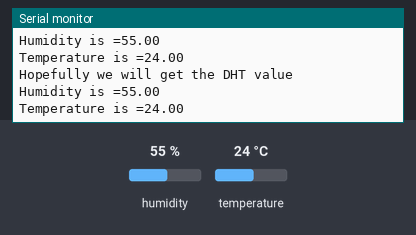
The sketch below on a simulated Arduino Uno, built with avr-gcc and run on an emulated ATmega328P. Parts: the last lines printed to the serial monitor. The test bench sets the inputs (shaded band); at power-on: humidity 55 %, temperature 24 °C.

Above: at 3.3 s.
3.4 s: humidity set to 22 %
At 5.5 s:
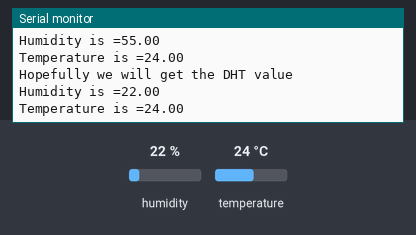
6.7 s: temperature set to 12 °C
At 8.3 s:
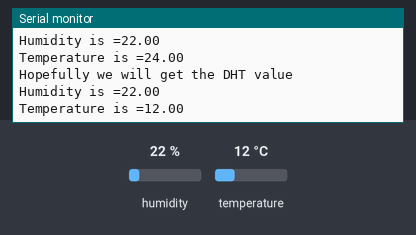
10.0 s: humidity set to 40 %
At 11.1 s:
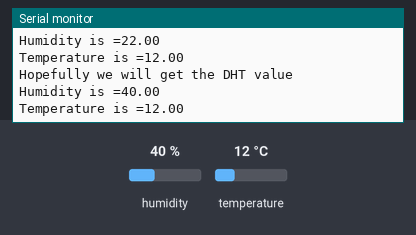
Timing chart, 0 to 13.0 s (numbered marks = the images above; inputs shaded):
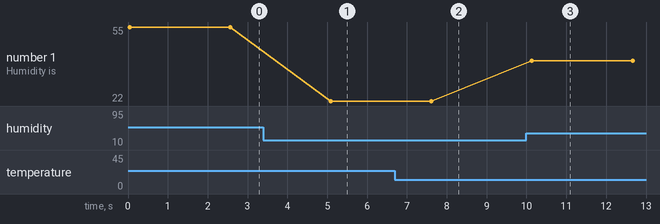

Measured:
- after the input at 3.4 s, the serial monitor: prints a new line after 1.7 s (image 1)
- after the input at 6.7 s, the serial monitor: prints a new line after 0.93 s (image 2)
- after the input at 10.0 s, the serial monitor: prints a new line after 0.14 s (image 3)
- plotted number 1: 55 → 22 after the input at 3.4 s, 22 → 40 after the input at 10.0 s

The sketch:

DHT_11.ino
```cpp
#include <dht11.h>
#define dhtPin 2
dht11 myDHT;

void setup() {
  // put your setup code here, to run once:
  Serial.begin(9600);

}

void loop() {
  // put your main code here, to run repeatedly:
  Serial.println("Hopefully we will get the DHT value");
  int dhtCheck = myDHT.read(dhtPin);
  Serial.print("Humidity is =");
  Serial.println(float(myDHT.humidity),2);
  Serial.print("Temperature is =");
  Serial.println(float(myDHT.temperature),2);
  delay(2500);
}
```
